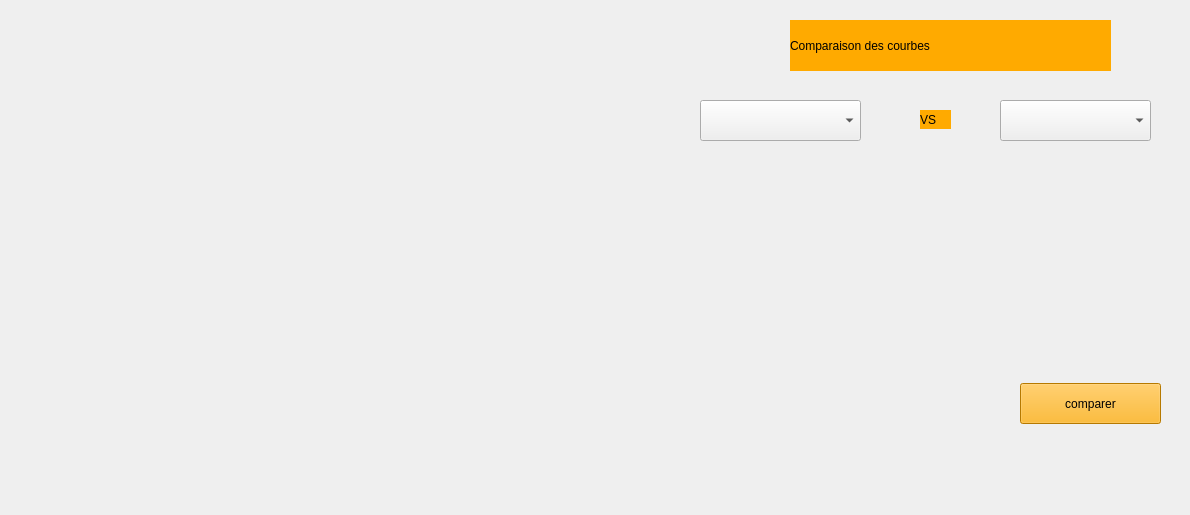
<?xml version="1.0" encoding="UTF-8"?>
<ui version="4.0">
 <class>comparehash</class>
 <widget class="QWidget" name="comparehash">
  <property name="geometry">
   <rect>
    <x>0</x>
    <y>0</y>
    <width>1190</width>
    <height>515</height>
   </rect>
  </property>
  <property name="windowTitle">
   <string>Form</string>
  </property>
  <widget class="QCustomPlot" name="customPlot" native="true">
   <property name="geometry">
    <rect>
     <x>30</x>
     <y>50</y>
     <width>511</width>
     <height>421</height>
    </rect>
   </property>
   <property name="styleSheet">
    <string notr="true">background-color:gb(0, 0, 0)</string>
   </property>
  </widget>
  <widget class="QComboBox" name="comboBox">
   <property name="geometry">
    <rect>
     <x>700</x>
     <y>100</y>
     <width>161</width>
     <height>41</height>
    </rect>
   </property>
   <property name="styleSheet">
    <string notr="true">font: 10pt &quot;MS Shell Dlg 2&quot;;</string>
   </property>
  </widget>
  <widget class="QComboBox" name="comboBox2">
   <property name="geometry">
    <rect>
     <x>1000</x>
     <y>100</y>
     <width>151</width>
     <height>41</height>
    </rect>
   </property>
   <property name="styleSheet">
    <string notr="true">font: 10pt &quot;MS Shell Dlg 2&quot;;</string>
   </property>
  </widget>
  <widget class="QLabel" name="button">
   <property name="geometry">
    <rect>
     <x>790</x>
     <y>20</y>
     <width>321</width>
     <height>51</height>
    </rect>
   </property>
   <property name="styleSheet">
    <string notr="true">background-color:rgb(255, 170, 0);
font: 12pt &quot;MS Shell Dlg 2&quot;;</string>
   </property>
   <property name="text">
    <string>Comparaison des courbes</string>
   </property>
  </widget>
  <widget class="QPushButton" name="pushButton_comparer">
   <property name="geometry">
    <rect>
     <x>1020</x>
     <y>383</y>
     <width>141</width>
     <height>41</height>
    </rect>
   </property>
   <property name="styleSheet">
    <string notr="true">background-color:rgb(255, 170, 0);
font: 12pt &quot;MS Shell Dlg 2&quot;;</string>
   </property>
   <property name="text">
    <string>comparer</string>
   </property>
  </widget>
  <widget class="QLabel" name="label">
   <property name="geometry">
    <rect>
     <x>920</x>
     <y>110</y>
     <width>31</width>
     <height>19</height>
    </rect>
   </property>
   <property name="styleSheet">
    <string notr="true">background-color:rgb(255, 170, 0)</string>
   </property>
   <property name="text">
    <string>VS</string>
   </property>
  </widget>
 </widget>
 <customwidgets>
  <customwidget>
   <class>QCustomPlot</class>
   <extends>QWidget</extends>
   <header>qcustomplot.h</header>
   <container>1</container>
  </customwidget>
 </customwidgets>
 <resources/>
 <connections/>
</ui>
